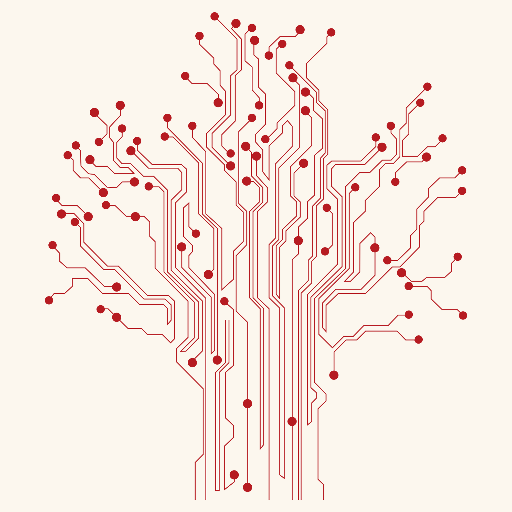
#> input picture android-chrome-512x512.png, 512 x 512 px, found by its file name
$ python simplify_favicon.py
#> lines starting #> are read from the running program, lines starting #| are printed output that depends on the picture; after the words box and inside, x2 and y2 are one past the last pixel; in counts of white or black regions, pixels touching at a corner belong together
#!/usr/bin/env python3
"""
Simplify circuit board tree for favicon by making lines thicker and more visible
"""

from PIL import Image, ImageDraw, ImageFilter, ImageOps
import os

# Paths
input_path = os.path.expanduser("~/Downloads/favicon_io/android-chrome-512x512.png")
output_dir = os.path.expanduser("~/Documents/Ancient Free Will Database/frontend/public/")

def simplify_and_create_favicons(input_image_path):
    """Simplify the tree design and create favicon sizes"""

    # Load the original image
    img = Image.open(input_image_path).convert('RGBA')
#> img is the input picture: PIL image 512x512 RGBA; mean R, G, B, A 248, 234.3, 226.2, 255

    # Get the dimensions
    width, height = img.size
#> width = 512; height = 512

    # Create a simplified version by:
    # 1. Increasing contrast
    # 2. Making lines thicker using morphological operations

    # Extract alpha channel
    r, g, b, a = img.split()
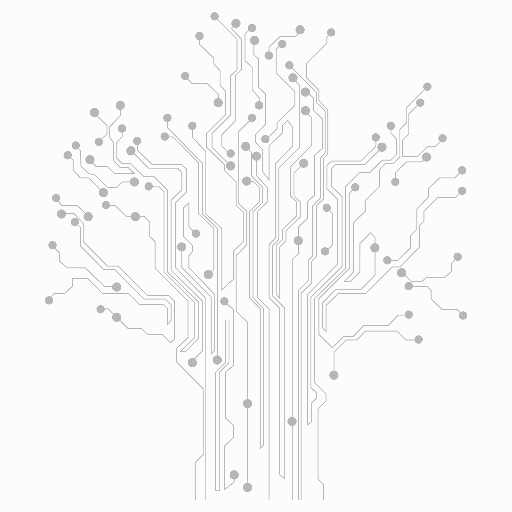
#> r: PIL image 512x512 L; min 176, max 255, mean 248
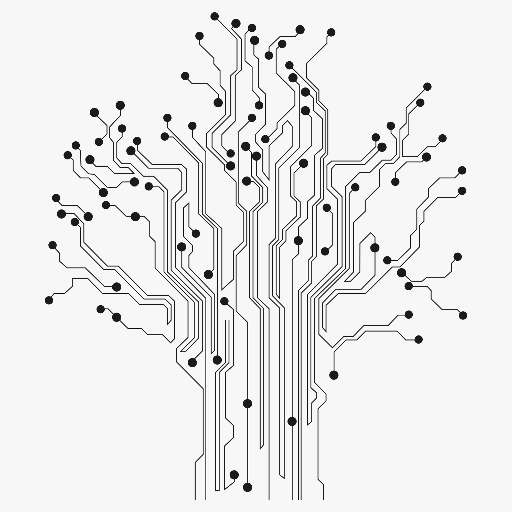
#> g: PIL image 512x512 L; min 8, max 255, mean 234.3
#> a: PIL image 512x512 L; every value is 255

    # Dilate to make lines thicker (repeat for more thickness)
    from PIL import ImageFilter

    # Convert to grayscale for processing
    gray = img.convert('L')

    # Increase contrast
    from PIL import ImageEnhance
    enhancer = ImageEnhance.Contrast(gray)
    gray = enhancer.enhance(2.0)

    # Threshold to make it binary (sharper)
    threshold = 200
    gray = gray.point(lambda x: 255 if x > threshold else 0)
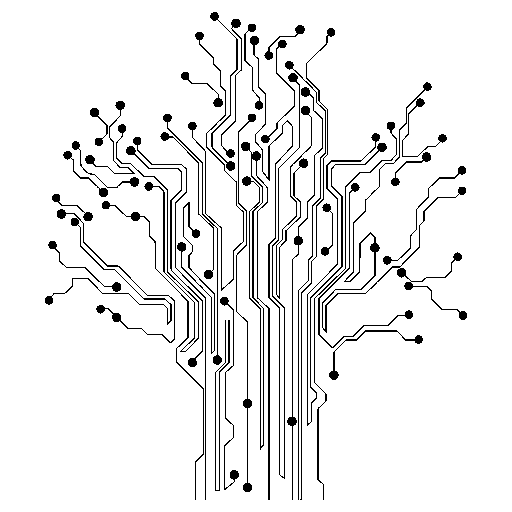
#> gray: PIL image 512x512 L; 92.9% white; black in thin lines or dots, all inside (x1, y1, x2, y2) = (45, 12, 467, 500)

    # First, erode to remove small isolated details (tiny nodes/dots)
    # This eliminates noise while keeping main structure
    for i in range(2):
        gray = gray.filter(ImageFilter.MinFilter(3))
#> this loop made 2 passes
#> pass 1, in simplify_and_create_favicons, `gray = gray.filter(ImageFilter.MinFilter(3))`:
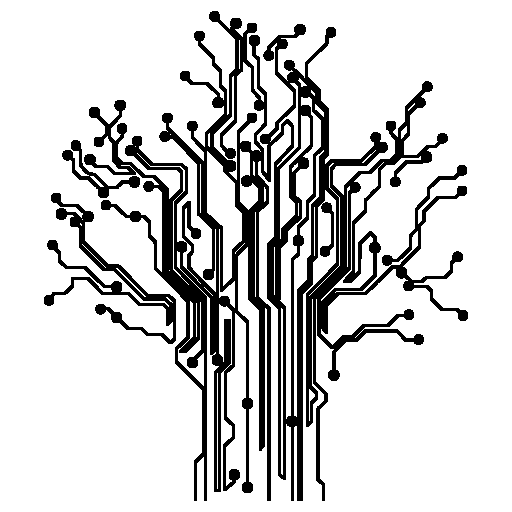
#> gray: PIL image 512x512 L; 82.4% white; 3 black regions, box (x1, y1, x2, y2) and area: (84, 11, 468, 501) 42085, (44, 193, 176, 344) 3314, (62, 140, 140, 198) 857

    # Then dilate MUCH more to make lines very thick
    # Use 5x5 kernel and apply 6 times for very thick lines
    for i in range(6):  # Apply 6 times for much thicker, more visible lines
        gray = gray.filter(ImageFilter.MaxFilter(5))
#> this loop made 6 passes
#> pass 1, in simplify_and_create_favicons, `gray = gray.filter(ImageFilter.MaxFilter(5))`:
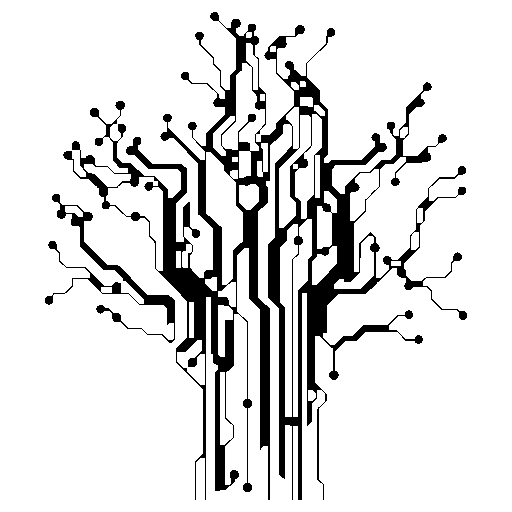
#> gray: PIL image 512x512 L; 87% white; 2 black regions, box (x1, y1, x2, y2) and area: (63, 12, 467, 500) 31857, (45, 194, 175, 343) 2160
#> after the loop:
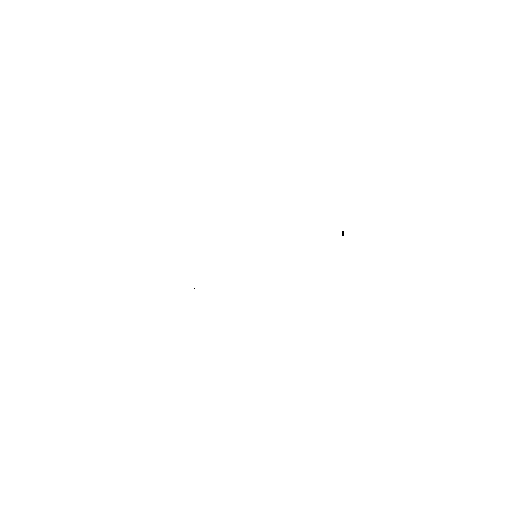
#> gray: PIL image 512x512 L; 100% white; black in thin lines or dots, all inside (x1, y1, x2, y2) = (194, 231, 344, 289)

    # Convert back to RGBA with original colors
    # Get the red color from original
    red_layer = Image.new('RGBA', img.size, (182, 27, 33, 255))  # #b61b21
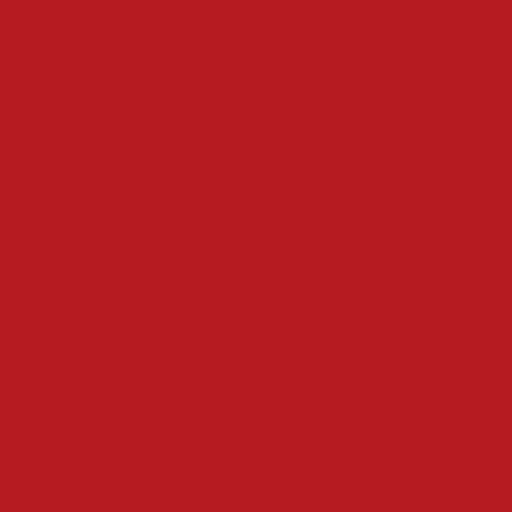
#> red_layer: PIL image 512x512 RGBA; mean R, G, B, A 182, 27, 33, 255

    # Use the processed grayscale as alpha mask
    gray_inverted = ImageOps.invert(gray)
    red_layer.putalpha(gray_inverted)

    # Create white/transparent background
    background = Image.new('RGBA', img.size, (255, 255, 255, 0))
    result = Image.alpha_composite(background, red_layer)

    # Generate favicon sizes
    sizes = {
        'favicon-16x16.png': 16,
        'favicon-32x32.png': 32,
        'apple-touch-icon.png': 180,
        'android-chrome-192x192.png': 192,
        'android-chrome-512x512.png': 512,
    }

    for filename, size in sizes.items():
        # Resize with high-quality downsampling
        resized = result.resize((size, size), Image.Resampling.LANCZOS)

        # For very small sizes, apply additional sharpening
        if size <= 32:
            resized = resized.filter(ImageFilter.SHARPEN)

        output_path = os.path.join(output_dir, filename)
        resized.save(output_path, 'PNG', optimize=True)
        print(f"Created: {filename} ({size}x{size})")

    # Create ICO file (multi-size)
    ico_sizes = [(16, 16), (32, 32), (48, 48)]
    ico_images = []
    for size in ico_sizes:
        resized = result.resize(size, Image.Resampling.LANCZOS)
        if size[0] <= 32:
            resized = resized.filter(ImageFilter.SHARPEN)
        ico_images.append(resized)
#> after the loop, ico_images = 3 items

    ico_path = os.path.join(output_dir, 'favicon.ico')
    ico_images[0].save(ico_path, format='ICO', sizes=ico_sizes)
    print(f"Created: favicon.ico (multi-size)")

    print("\n✅ All simplified favicons created!")

if __name__ == "__main__":
    if not os.path.exists(input_path):
        print(f"❌ Error: Input file not found: {input_path}")
        print("Please make sure the favicon_io folder is in your Downloads")
    else:
        simplify_and_create_favicons(input_path)
